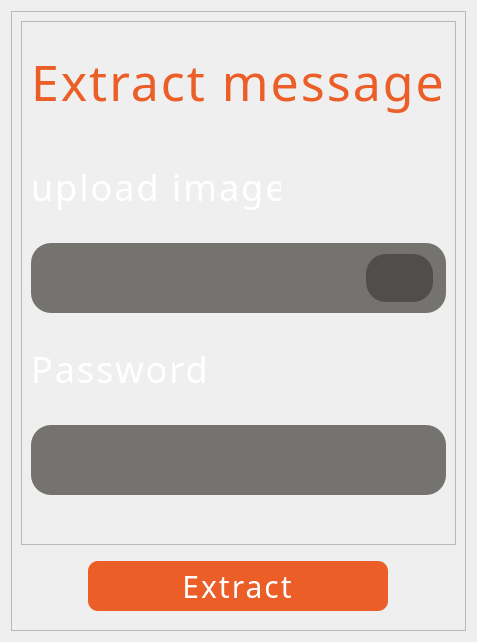
            <widget class="QWidget" name="tab_2">
             <attribute name="title">
              <string>Tab 2</string>
             </attribute>
             <layout class="QGridLayout" name="gridLayout_4">
              <item row="0" column="0">
               <widget class="QFrame" name="frame_5">
                <property name="frameShape">
                 <enum>QFrame::StyledPanel</enum>
                </property>
                <property name="frameShadow">
                 <enum>QFrame::Raised</enum>
                </property>
                <layout class="QVBoxLayout" name="verticalLayout_2">
                 <item>
                  <widget class="QFrame" name="frame_10">
                   <property name="styleSheet">
                    <string notr="true"/>
                   </property>
                   <property name="frameShape">
                    <enum>QFrame::StyledPanel</enum>
                   </property>
                   <property name="frameShadow">
                    <enum>QFrame::Raised</enum>
                   </property>
                   <layout class="QVBoxLayout" name="verticalLayout_3">
                    <item>
                     <widget class="QLabel" name="label_5">
                      <property name="minimumSize">
                       <size>
                        <width>300</width>
                        <height>100</height>
                       </size>
                      </property>
                      <property name="maximumSize">
                       <size>
                        <width>500</width>
                        <height>500</height>
                       </size>
                      </property>
                      <property name="styleSheet">
                       <string notr="true">font-family: Kdam Thmor Pro;
font-weight: 400;
font-size: 50px;
line-height: 100%;
letter-spacing: 2px;
text-align: center;
color: #EB5E28;
background:transparent;

</string>
                      </property>
                      <property name="text">
                       <string>Extract message</string>
                      </property>
                     </widget>
                    </item>
                    <item>
                     <widget class="QLabel" name="label_6">
                      <property name="sizePolicy">
                       <sizepolicy hsizetype="Preferred" vsizetype="Preferred">
                        <horstretch>250</horstretch>
                        <verstretch>100</verstretch>
                       </sizepolicy>
                      </property>
                      <property name="minimumSize">
                       <size>
                        <width>100</width>
                        <height>100</height>
                       </size>
                      </property>
                      <property name="maximumSize">
                       <size>
                        <width>250</width>
                        <height>100</height>
                       </size>
                      </property>
                      <property name="styleSheet">
                       <string notr="true">font-family: Kdam Thmor Pro;
background:transparent;
font-weight: 400;
font-size: 36px;
line-height: 100%;
letter-spacing: 2px;
text-align: center;
color: #FFFFFF;
</string>
                      </property>
                      <property name="text">
                       <string>upload image</string>
                      </property>
                     </widget>
                    </item>
                    <item>
                     <widget class="QFrame" name="frame_7">
                      <property name="minimumSize">
                       <size>
                        <width>300</width>
                        <height>50</height>
                       </size>
                      </property>
                      <property name="maximumSize">
                       <size>
                        <width>1000</width>
                        <height>250</height>
                       </size>
                      </property>
                      <property name="styleSheet">
                       <string notr="true">background: rgba(64, 61, 57, 0.7);
border-radius: 20px;
font-family: Kdam Thmor Pro;
font-size: 20px;
line-height: 100%;
color: #FFFFFF;
padding:10px;
</string>
                      </property>
                      <property name="frameShape">
                       <enum>QFrame::StyledPanel</enum>
                      </property>
                      <property name="frameShadow">
                       <enum>QFrame::Raised</enum>
                      </property>
                      <layout class="QHBoxLayout" name="horizontalLayout_4">
                       <property name="spacing">
                        <number>0</number>
                       </property>
                       <property name="leftMargin">
                        <number>0</number>
                       </property>
                       <property name="topMargin">
                        <number>0</number>
                       </property>
                       <property name="rightMargin">
                        <number>3</number>
                       </property>
                       <property name="bottomMargin">
                        <number>0</number>
                       </property>
                       <item>
                        <widget class="QLineEdit" name="lineEdit_5">
                         <property name="sizePolicy">
                          <sizepolicy hsizetype="Expanding" vsizetype="Maximum">
                           <horstretch>0</horstretch>
                           <verstretch>0</verstretch>
                          </sizepolicy>
                         </property>
                         <property name="styleSheet">
                          <string notr="true">background:transparent;
</string>
                         </property>
                         <property name="readOnly">
                          <bool>true</bool>
                         </property>
                        </widget>
                       </item>
                       <item>
                        <widget class="QPushButton" name="pushButton_9">
                         <property name="styleSheet">
                          <string notr="true">QPushButton:hover
{
	background-color: rgba(235, 94, 40, 1);
    border-radius:15px;

}

QPushButton:pressed
{  
background-color: rgba(235, 94, 40, 1);
 border-radius:15px;
}</string>
                         </property>
                         <property name="text">
                          <string/>
                         </property>
                         <property name="icon">
                          <iconset resource="resource.qrc">
                           <normaloff>:/img/download.png</normaloff>:/img/download.png</iconset>
                         </property>
                         <property name="iconSize">
                          <size>
                           <width>30</width>
                           <height>30</height>
                          </size>
                         </property>
                        </widget>
                       </item>
                      </layout>
                     </widget>
                    </item>
                    <item>
                     <widget class="QLabel" name="label_7">
                      <property name="minimumSize">
                       <size>
                        <width>100</width>
                        <height>100</height>
                       </size>
                      </property>
                      <property name="maximumSize">
                       <size>
                        <width>250</width>
                        <height>100</height>
                       </size>
                      </property>
                      <property name="styleSheet">
                       <string notr="true">font-family: Kdam Thmor Pro;
background:transparent;
font-weight: 400;
font-size: 36px;
line-height: 100%;
letter-spacing: 2px;
text-align: center;
color: #FFFFFF;
</string>
                      </property>
                      <property name="text">
                       <string>Password</string>
                      </property>
                     </widget>
                    </item>
                    <item>
                     <widget class="QLineEdit" name="lineEdit_2">
                      <property name="minimumSize">
                       <size>
                        <width>300</width>
                        <height>50</height>
                       </size>
                      </property>
                      <property name="maximumSize">
                       <size>
                        <width>1000</width>
                        <height>250</height>
                       </size>
                      </property>
                      <property name="styleSheet">
                       <string notr="true">background: rgba(64, 61, 57, 0.7);
border-radius: 20px;
font-family: Kdam Thmor Pro;
font-size: 20px;
line-height: 100%;
color: #FFFFFF;
padding:20px;
</string>
                      </property>
                      <property name="echoMode">
                       <enum>QLineEdit::Password</enum>
                      </property>
                     </widget>
                    </item>
                    <item>
                     <spacer name="verticalSpacer_9">
                      <property name="orientation">
                       <enum>Qt::Vertical</enum>
                      </property>
                      <property name="sizeHint" stdset="0">
                       <size>
                        <width>20</width>
                        <height>40</height>
                       </size>
                      </property>
                     </spacer>
                    </item>
                   </layout>
                  </widget>
                 </item>
                 <item>
                  <widget class="QFrame" name="frame_11">
                   <property name="maximumSize">
                    <size>
                     <width>16777215</width>
                     <height>150</height>
                    </size>
                   </property>
                   <property name="styleSheet">
                    <string notr="true">background:transparent;
</string>
                   </property>
                   <property name="frameShape">
                    <enum>QFrame::StyledPanel</enum>
                   </property>
                   <property name="frameShadow">
                    <enum>QFrame::Raised</enum>
                   </property>
                   <layout class="QGridLayout" name="gridLayout_5">
                    <item row="0" column="0">
                     <widget class="QPushButton" name="pushButton_6">
                      <property name="minimumSize">
                       <size>
                        <width>150</width>
                        <height>50</height>
                       </size>
                      </property>
                      <property name="maximumSize">
                       <size>
                        <width>300</width>
                        <height>150</height>
                       </size>
                      </property>
                      <property name="styleSheet">
                       <string notr="true">border-radius: 10px;
background: #EB5E28;
font-family: Kdam Thmor Pro;
font-weight: 400;
font-size: 30px;
line-height: 100%;
letter-spacing: 2px;
text-align: center;
color: #FFFFFF;
</string>
                      </property>
                      <property name="text">
                       <string>Extract</string>
                      </property>
                     </widget>
                    </item>
                   </layout>
                  </widget>
                 </item>
                </layout>
               </widget>
              </item>
             </layout>
            </widget>
